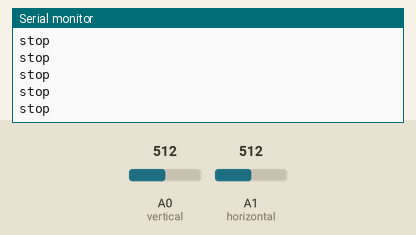
Recording of a sketch running on a simulated Arduino Uno, built with avr-gcc and run on an emulated ATmega328P. Parts: the last lines printed to the serial monitor. Inputs (shaded band) come from the test bench; at power-on: A0 (vertical) = 512, A1 (horizontal) = 512.

Above: at 1.2 s.
1.3 s: A0 (vertical) set to 685
2.8 s: A0 (vertical) set to 709
At 2.91 s:
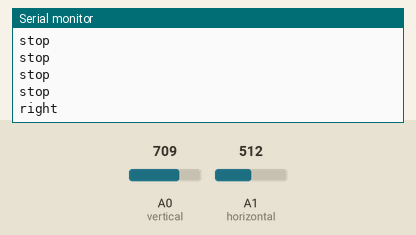
4.8 s: A1 (horizontal) set to 700
At 4.82 s:
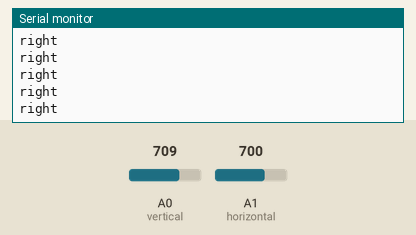
6.3 s: A1 (horizontal) set to 716
At 6.42 s:
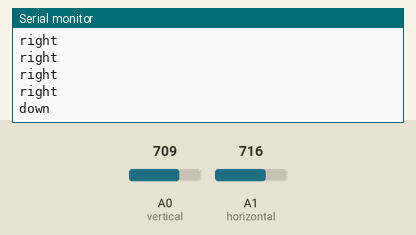
8.3 s: A0 (vertical) set to 217
At 8.33 s:
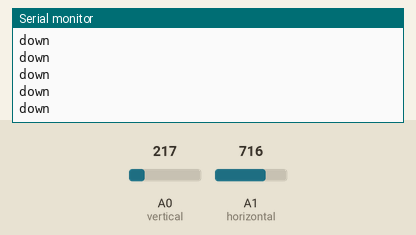
9.8 s: A0 (vertical) set to 185
At 9.93 s:
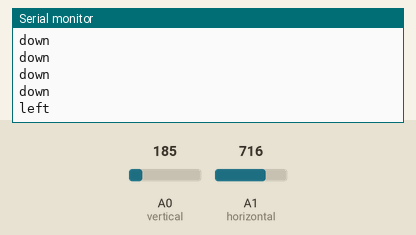

The sketch:

Joystick_Controller_Arduino.ino
```cpp
/*

 The circuit:
 * vert pin of the joystick attached to analog input 0
 * vert pin of the joystick attached to analog input 0
 * GND pin of the joystick to ground
 * VCC pin of the joystick to +5V

 Created by Marc Solé Farré
 on 22 October 2015

 */

int vertical = A0;      // select the input pin for the vert
int horizontal = A1;    // select the input pin for the hort
int x = 0;              // variable for store the value of the input of the vertical input
int y = 0;              // variable for store the value of the input of the horizontal input
int TOPMARGIN=700;      // margin to determine the zone of no movement
int BOTTOMMARGIN = 200; // margin to determine the zone of no movement

void setup() {
  Serial.begin(9600);
}

void loop() {
  // read the value from the vertical and horizontal inputs
  x = analogRead(vertical);
  y = analogRead(horizontal);

  delay(100);

  if(x > TOPMARGIN && y > TOPMARGIN){
    if(x>y){
      Serial.println("right");
    }else{
      Serial.println("down");
    }
  }else if(x > TOPMARGIN && y < TOPMARGIN){
    if(x>y && y>125){
      Serial.println("right");
    }else{
      Serial.println("up");
    }
  }else if(x < BOTTOMMARGIN && y < BOTTOMMARGIN){
    if(x<y && y>125){
      Serial.println("left");
    }else{
      Serial.println("up");
    }
  }else if(x < BOTTOMMARGIN && y < BOTTOMMARGIN){
    if(x>y && x>125){
      Serial.println("down");
    }else{
      Serial.println("left");
    }
  }else if(x>TOPMARGIN){
    Serial.println("right");
  }else if(x<BOTTOMMARGIN){
    Serial.println("left");
  }else if(y>TOPMARGIN){
    Serial.println("down");
  }else if(y<BOTTOMMARGIN){
    Serial.println("up");
  }else{
    Serial.println("stop");
  }
}
```

Measured:
- the behaviour switches between 700 and 701 on A0 (vertical) (found by bisection; images 0 and 1)
- the behaviour switches between 708 and 709 on A1 (horizontal) (found by bisection; images 2 and 3)
- the behaviour switches between 200 and 199 on A0 (vertical) (found by bisection; images 4 and 5)
- after the input at 2.8 s, the serial monitor: prints a new line after 0.11 s (image 1)
- after the input at 6.3 s, the serial monitor: prints a new line after 0.12 s (image 3)
- after the input at 9.8 s, the serial monitor: prints a new line after 0.13 s (image 5)
